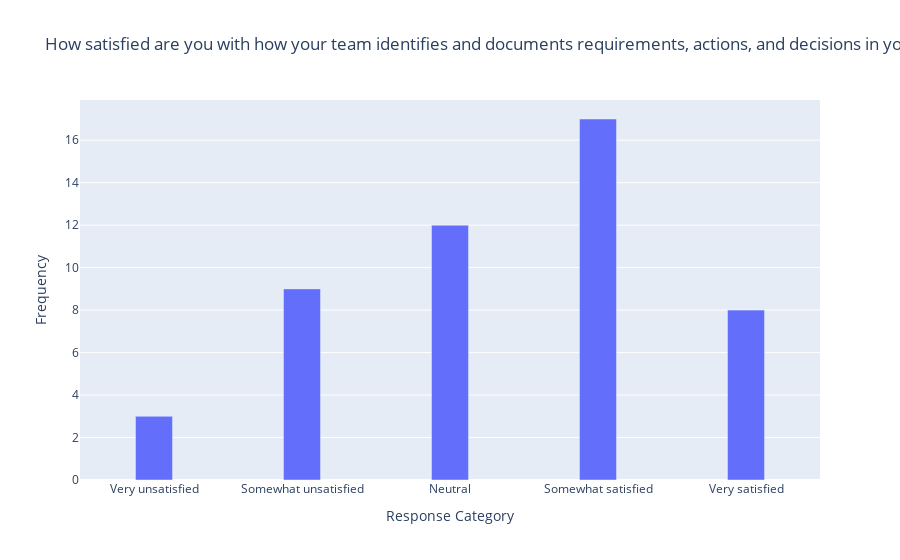

Source (notebook cell):
### Code cell
response_options = [
            "Very unsatisfied",
            "Somewhat unsatisfied",
            "Neutral",
            "Somewhat satisfied",
            "Very satisfied",
        ]
sel_df = df[['satisfaction_justification']]
# Calculate frequencies for each column
frequencies = {col: sel_df[col].value_counts().reindex(response_options, fill_value=0) for col in sel_df.columns}

# Convert the frequencies to a DataFrame
freq_df = pd.DataFrame(frequencies)

# Set positions for the bars
bar_width = 0.25
positions = [np.arange(len(response_options)) + i * bar_width for i in range(len(sel_df.columns))]

# Create the traces
traces = [
    go.Bar(
        x=[pos for pos in pos_list],
        y=freq_df[col],
        name=col,
        width=bar_width
    ) for col, pos_list in zip(sel_df.columns, positions)
]

# Create the layout
layout = go.Layout(
    barmode='group',
    xaxis=dict(title='Response Category', tickvals=positions[0], ticktext=response_options),
    yaxis=dict(title='Frequency'),
    title = 'How satisfied are you with how your team identifies and documents requirements, actions, and decisions in your assurance process?'
)

# Create and show the figure
fig = go.Figure(data=traces, layout=layout)
fig.show()

### Figure 1 — Plotly figure (JSON) as saved in the notebook; plotly's stock layout.template omitted (floating-point values rounded to 4 significant figures)
{"data": [{"name": "satisfaction_justification", "type": "bar", "width": 0.25, "x": [0, 1, 2, 3, 4], "y": [3, 9, 12, 17, 8]}], "layout": {"barmode": "group", "title": {"text": "How satisfied are you with how your team identifies and documents requirements, actions, and decisions in your assurance process?"}, "xaxis": {"ticktext": ["Very unsatisfied", "Somewhat unsatisfied", "Neutral", "Somewhat satisfied", "Very satisfied"], "tickvals": [0, 1, 2, 3, 4], "title": {"text": "Response Category"}}, "yaxis": {"title": {"text": "Frequency"}}}}
